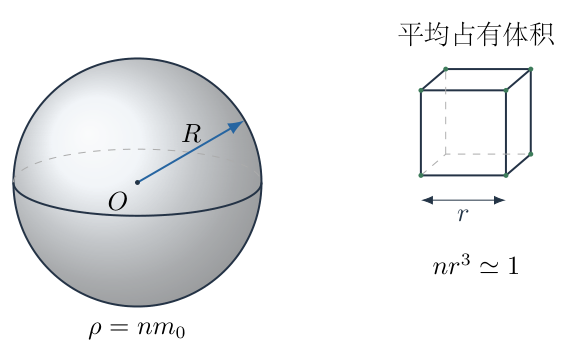
#> input picture project/蔡题031/整理版/figures/question-01.png, 577 x 361 px
$ python audit_working.py
#> lines starting #> are read from the running program, lines starting #| are printed output that depends on the picture
"""工作稿图形清单及重点页渲染，不替代正式逐页复审。"""
from pathlib import Path
import fitz
from PIL import Image, ImageDraw, ImageFont
from render_figures import NAMES

ROOT=Path(__file__).resolve().parents[1]
DEST=ROOT/'preview/working-review'

def main():
    DEST.mkdir(exist_ok=True)
    font=ImageFont.truetype('/System/Library/Fonts/Supplemental/Arial.ttf',20)
    files=[ROOT/'figures'/f'{name}.png' for names in NAMES.values() for name in names]
    for start in range(0,len(files),6):
        sheet=Image.new('RGB',(1600,1650),'#eeeeee');draw=ImageDraw.Draw(sheet)
#> after `sheet = Image.new('RGB', (1600, 1650), '#eeeeee')`: sheet: PIL image 1600x1650 RGB; every value is 238
        for j,path in enumerate(files[start:start+6]):
            im=Image.open(path).convert('RGB');im.thumbnail((755,495))
#> in main, im is the input picture: PIL image 577x361 RGB; mean R, G, B 237.2, 238.2, 239.2
            x=j%2*800+(800-im.width)//2;y=j//2*550+35
#> after `x = j % 2 * 800 + (800 - im.width) // 2`: x = 111
            sheet.paste(im,(x,y));draw.text((j%2*800+20,j//2*550+8),path.stem,fill='black',font=font)
#> after `sheet.paste(im, (x, y))`:
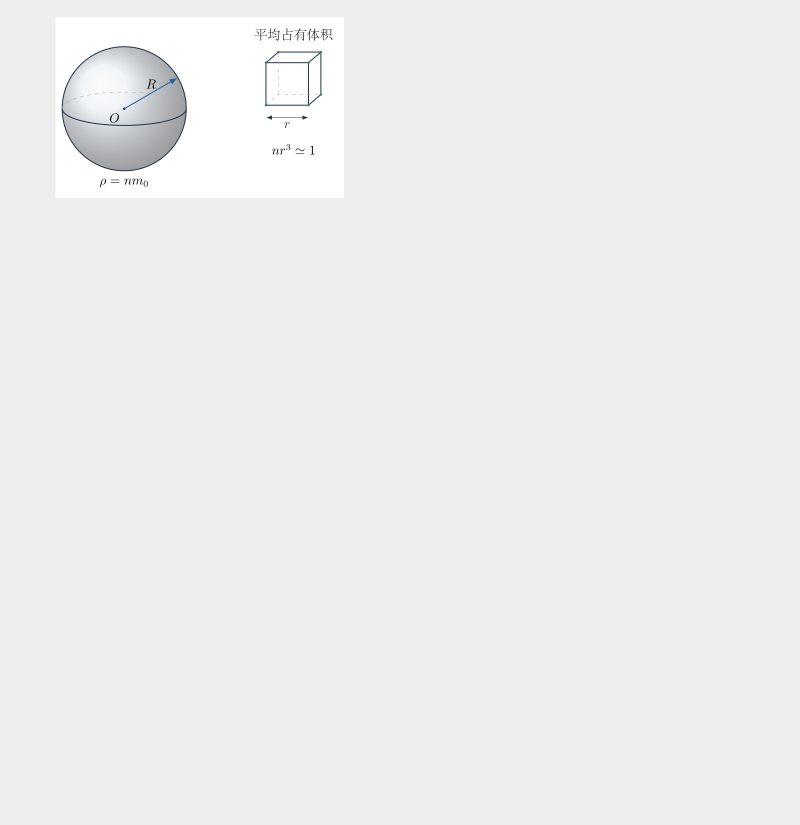
#> sheet: PIL image 1600x1650 RGB (shown at 1/2 size); mean R, G, B 237.9, 238, 238.1
        sheet.save(DEST/f'figures-{start//6+1:02}.jpg',quality=94)
    targets=[('02','student',6),('04','teacher',13),('05','teacher',12),('06','teacher',13),('07','teacher',12),('07','teacher',11)]
    for q,kind,num in targets:
        doc=fitz.open(ROOT/f'preview/working-q{q}-{kind}/working-q{q}-{kind}.pdf')
        doc[num-1].get_pixmap(matrix=fitz.Matrix(1.6,1.6),alpha=False).save(DEST/f'q{q}-{kind}-{num:02}.png')

#> (the run stopped early here; a loop or call above may not have finished)

$ run again, with project/蔡题031/整理版/figures/faraday-05.png copied over project/蔡题031/整理版/figures/question-01.png
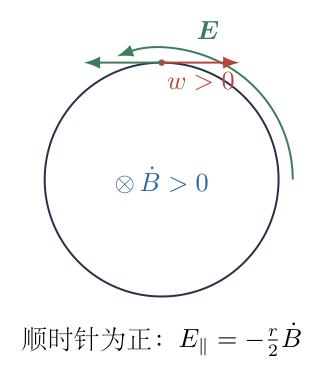
#> input picture project/蔡题031/整理版/figures/faraday-05.png, 324 x 377 px
#> in main, im is the input picture: PIL image 324x377 RGB; mean R, G, B 248.7, 249, 249.1
#> in main, `sheet.paste(im, (x, y))`:
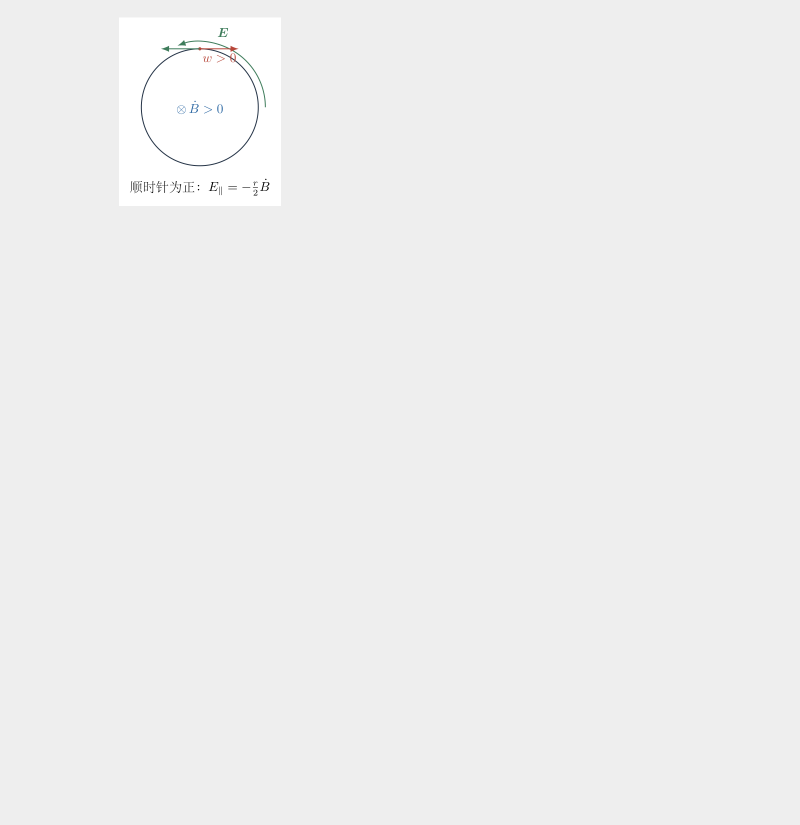
#> sheet: PIL image 1600x1650 RGB (shown at 1/2 size); mean R, G, B 238.5, 238.5, 238.5

$ run again, with project/蔡题031/整理版/figures/flux-05.png copied over project/蔡题031/整理版/figures/question-01.png
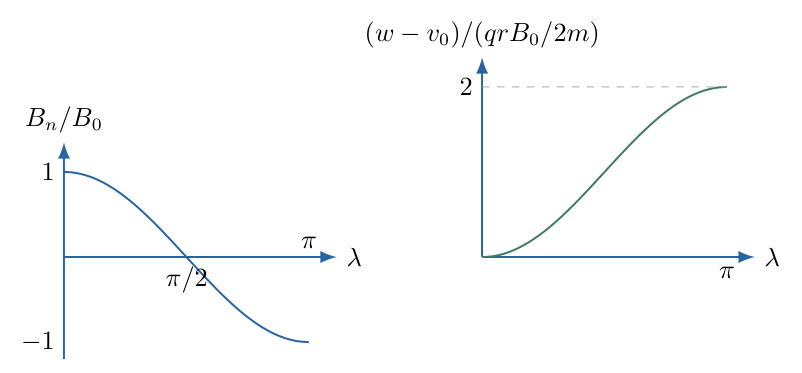
#> input picture project/蔡题031/整理版/figures/flux-05.png, 802 x 373 px
#> in main, im is the input picture: PIL image 802x373 RGB; mean R, G, B 251.4, 252.1, 252.5
#> im: PIL image 755x351 RGB
#> in main, `sheet.paste(im, (x, y))`:
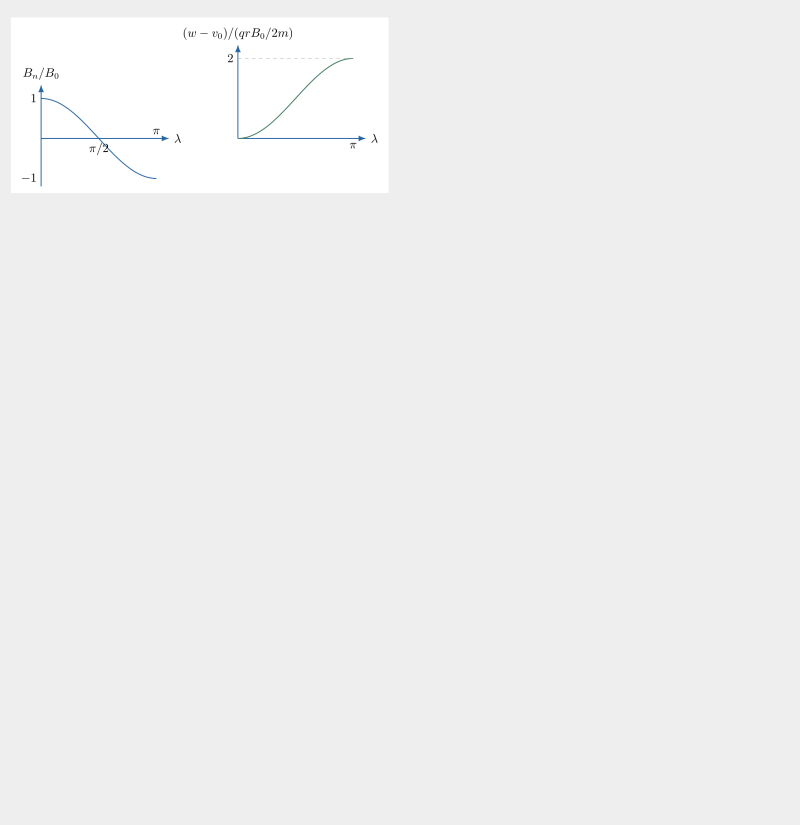
#> sheet: PIL image 1600x1650 RGB (shown at 1/2 size); mean R, G, B 239.3, 239.4, 239.5

$ run again, with project/蔡题031/整理版/figures/forces-03.png copied over project/蔡题031/整理版/figures/question-01.png
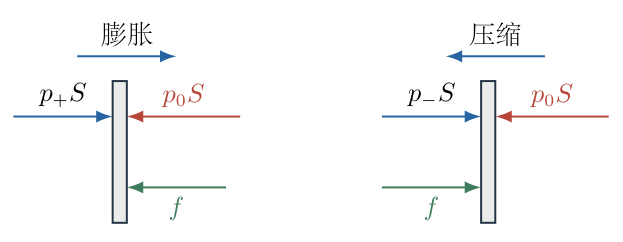
#> input picture project/蔡题031/整理版/figures/forces-03.png, 623 x 242 px
#> in main, im is the input picture: PIL image 623x242 RGB; mean R, G, B 248.8, 248.9, 249.2
#> in main, `sheet.paste(im, (x, y))`:
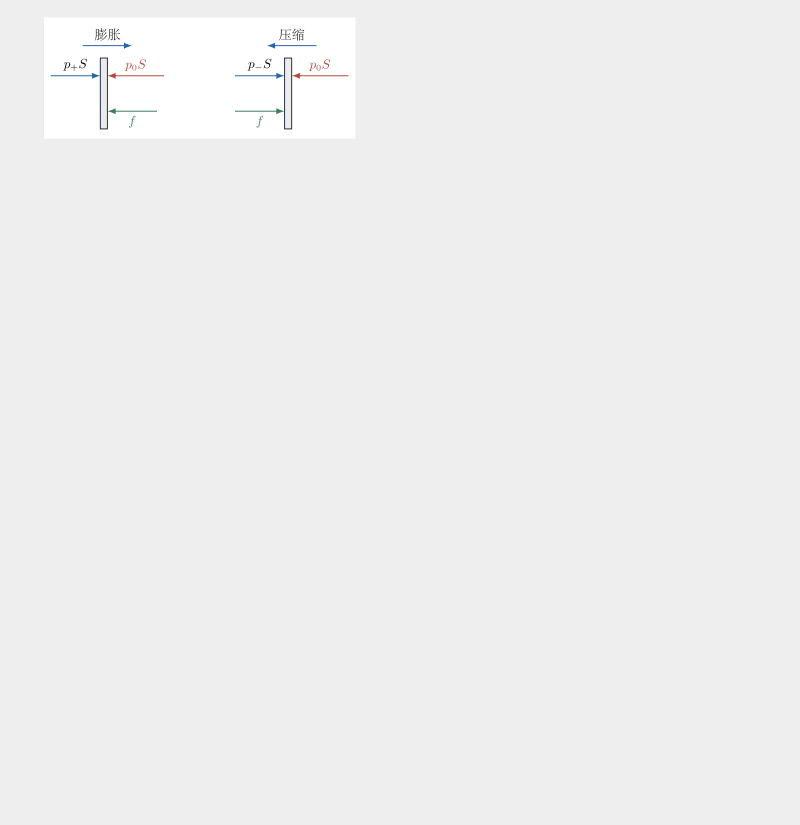
#> sheet: PIL image 1600x1650 RGB (shown at 1/2 size); mean R, G, B 238.6, 238.6, 238.6
